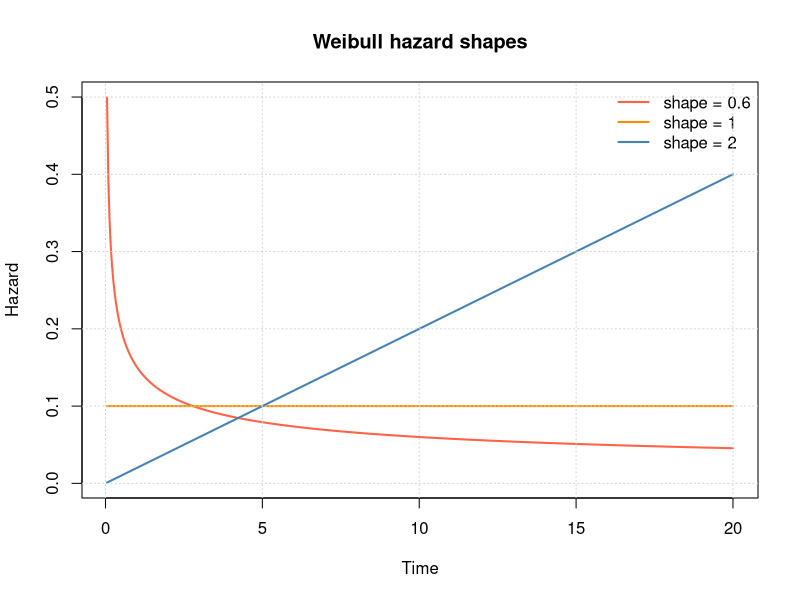

The R script that drew this image:
## ---- chunk 1
knitr::opts_chunk$set(echo = TRUE, message = FALSE, warning = TRUE)
## ---- chunk 2
shape <- 2
scale <- 100
x <- c(0, 40, 80, 120)

data.frame(
  x,
  density = dweibull(x, shape = shape, scale = scale),
  CDF = pweibull(x, shape = shape, scale = scale),
  survival = pweibull(
    x, shape = shape, scale = scale, lower.tail = FALSE
  )
)
## ---- chunk 3
c(
  formula = 1 - exp(-(80 / 100)^2),
  R = pweibull(80, shape = 2, scale = 100)
)
## ---- chunk 4
k <- 2
lambda <- 100

mu <- lambda * gamma(1 + 1 / k)
variance <- lambda^2 * (
  gamma(1 + 2 / k) - gamma(1 + 1 / k)^2
)

c(mean = mu, variance = variance, sd = sqrt(variance))
## ---- chunk 5
x <- seq(0.05, 20, length.out = 500)
shapes <- c(0.6, 1, 2)
colors <- c("tomato", "darkorange", "steelblue")

matplot(
  x,
  sapply(shapes, function(k) (k / 10) * (x / 10)^(k - 1)),
  type = "l", lty = 1, lwd = 2, col = colors,
  xlab = "Time", ylab = "Hazard", main = "Weibull hazard shapes"
)
legend("topright", legend = paste("shape =", shapes), col = colors,
       lty = 1, lwd = 2, bty = "n")
grid()
## ---- chunk 6
times <- c(6, 12, 18, 24)
data.frame(
  months = times,
  survival_probability = pweibull(
    times, shape = 2, scale = 12, lower.tail = FALSE
  )
)
